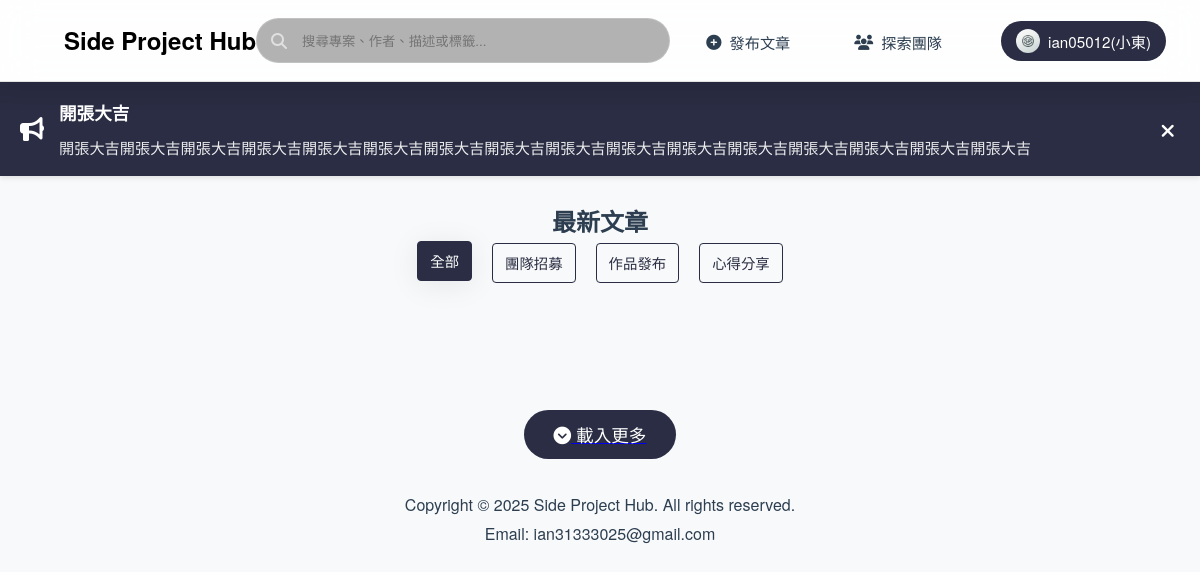
Page / (signed in) on the earlier database version.
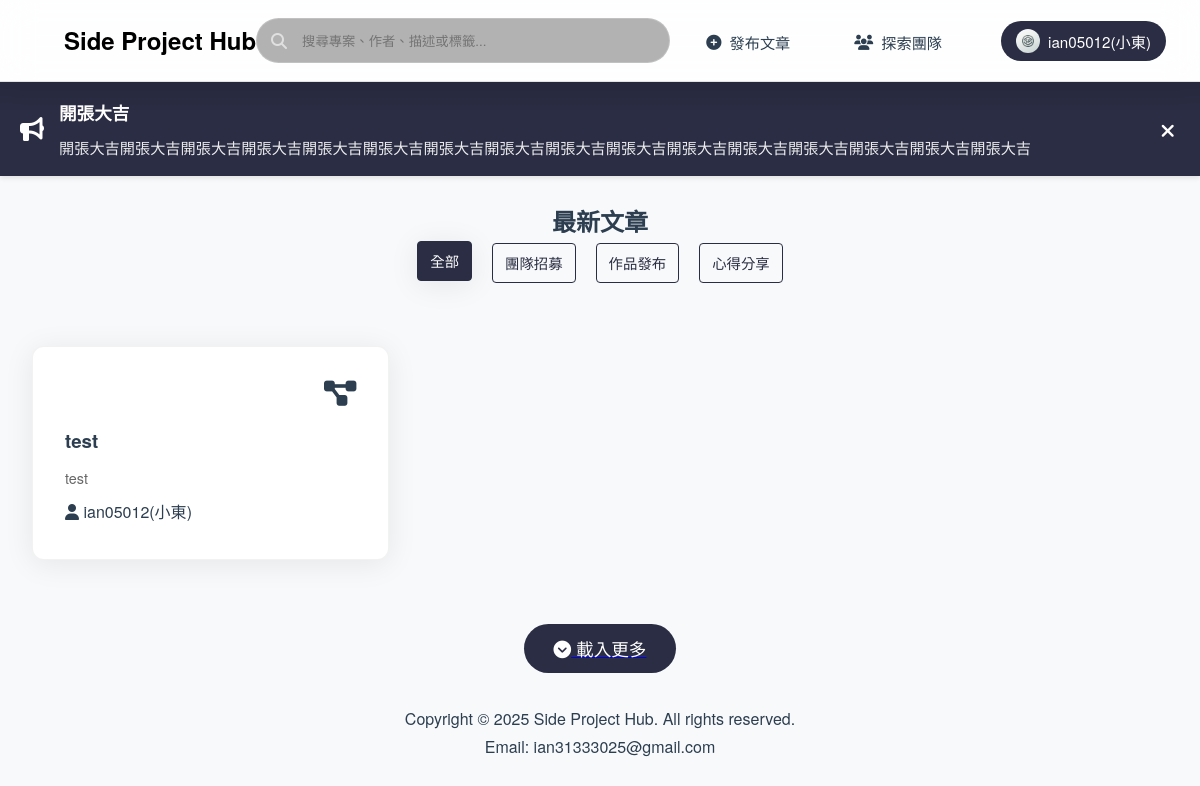
Same page on the later database version.
### sp_app/models.py (models this page shows, shortened)
class Post(models.Model):
    TYPE_CHOICES = (
        ('team', '團隊招募'),
        ('project', '作品發布'),
        ('experience', '心得分享'),
    )
    title = models.TextField(default="")
    description = models.TextField(default="")
    content = models.TextField(default="")
    author = models.ForeignKey(user, on_delete=models.CASCADE)
    created = models.DateTimeField(auto_now_add=True)
    updated = models.DateTimeField(auto_now=True)
    likes = models.IntegerField(default=0)
    watched = models.IntegerField(default=0)
    tags = models.ManyToManyField(Tag, blank=True)
    post_type = models.CharField(max_length=10, choices=TYPE_CHOICES, default='team')

class user(AbstractUser):
    name = models.TextField(default="")
    gender = models.TextField(default="男")
    description = models.TextField(default="這人耍酷，甚麼都沒有留下")
    github = models.URLField(blank=True, default="")
    instagram = models.URLField(blank=True, default="")
    line = models.TextField(blank=True, default="")
    custom_site_name = models.TextField(blank=True, default="")
    custom_site_url = models.URLField(blank=True, default="")
    avatar = models.ImageField(upload_to='avatars/', blank=True, default="")
    birthday = models.DateTimeField(auto_now_add=True)
    created = models.DateTimeField(auto_now_add=True)
    USERNAME_FIELD = 'username'
    REQUIRED_FIELDS = []

### sp_app/views.py (the view)
# urls.py: path('', views.index, name='index'),
def index(request):
    posts_list = post_manager.get_posts_list()
    if len(posts_list) >= 12:
        posts_list = posts_list[:12]
    from .models import Announcement
    active_announcement = Announcement.objects.filter(is_active=True).first()
    return render(request, 'index.html', {
        'posts_list': posts_list,
        'announcement': active_announcement
    })

### sp_app/backend/post_manager.py (called while the page is built)
def get_posts_list():
    return list(Post.objects.order_by('-id'))

### templates/index.html (shortened to what the changed rows need)
<!DOCTYPE html>
<html lang="zh-Hant">
<head>
    {% load static %}
    <link rel="stylesheet" href="{% static 'css/styles.css' %}">
    <link rel="stylesheet" href="{% static 'css/responsive.css' %}">
</head>
<body>
<header class="glass-header" style="padding: 0.5rem 2rem">
    <nav class="nav-container">
        <a href="{% url 'index' %}" style="text-decoration: none; color: black;"><h1>Side Project Hub</h1></a>
    </nav>
</header>
<div class="content" style="margin-top: 2%;">
    <div class="section-header">
        <h2 class="section-title" style="text-align: center;">
            <span class="highlight">最新文章</span>
        </h2>
    </div>
    <div class="project-grid">
        {% for post in posts_list %}
    <div class="project-card">
      <a href="{% url 'post_detail' post.id %}" class="project-link" style="text-decoration: none; color: inherit;">
            <div class="card-header">
                {% if post.post_type == 'team' %}
                    <i class="fas fa-users card-icon" style="color: var(--gold-accent);"></i>
                    {% elif post.post_type == 'experience' %}
                    <i class="fa-solid fa-comments card-icon"></i>
                    {%else%}
                    <i class="fas fa-project-diagram card-icon" style="color: var(--gold-accent);"></i>
                    {% endif %}
            </div>
            <h3 class="project-title">{{ post.title }}</h3>
            <div class="desc-container">
                <p class="project-description">{{ post.description }}</p>
            </div>
            <div class="project-meta">
                <div class="meta-item">
                    <i class="fa-solid fa-user"></i>
                    <a href="{% url 'profile_with_username' post.author.username %}" style="text-decoration: none; color: inherit;">{{post.author.username}}{% if post.author.name %}({{ post.author.name }}){% endif %}</a>
                </div>
            </div>
        </a>
        </div>
    {% endfor %}
</div>
</div>
</body>
</html>

Differences in the rows shown:
added Post: post_type "project" (drawn), title "test", description "test", author.username "ian05012", author.name "小東"
